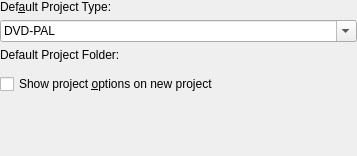
<ui version="4.0" >
 <class>KMFOptions</class>
 <widget class="QWidget" name="KMFOptions" >
  <property name="geometry" >
   <rect>
    <x>0</x>
    <y>0</y>
    <width>357</width>
    <height>156</height>
   </rect>
  </property>
  <property name="windowTitle" >
   <string>KMediaFactory Settings</string>
  </property>
  <layout class="QVBoxLayout" >
   <property name="spacing" >
    <number>-1</number>
   </property>
   <property name="leftMargin" >
    <number>0</number>
   </property>
   <property name="topMargin" >
    <number>0</number>
   </property>
   <property name="rightMargin" >
    <number>0</number>
   </property>
   <property name="bottomMargin" >
    <number>0</number>
   </property>
   <item>
    <widget class="QLabel" name="typeLabel" >
     <property name="text" >
      <string>Def&amp;ault Project Type:</string>
     </property>
     <property name="wordWrap" >
      <bool>false</bool>
     </property>
     <property name="buddy" >
      <cstring>kcfg_DefaultProjectType</cstring>
     </property>
    </widget>
   </item>
   <item>
    <widget class="QComboBox" name="kcfg_DefaultProjectType" >
     <property name="editable" >
      <bool>true</bool>
     </property>
     <item>
      <property name="text" >
       <string>DVD-PAL</string>
      </property>
     </item>
     <item>
      <property name="text" >
       <string>DVD-NTSC</string>
      </property>
     </item>
    </widget>
   </item>
   <item>
    <widget class="QLabel" name="directoryLabel" >
     <property name="text" >
      <string>Default Project Folder:</string>
     </property>
     <property name="wordWrap" >
      <bool>false</bool>
     </property>
     <property name="buddy" >
      <cstring>kcfg_DefaultProjectDirectory</cstring>
     </property>
    </widget>
   </item>
   <item>
    <widget class="KUrlRequester" name="kcfg_DefaultProjectDirectory" />
   </item>
   <item>
    <widget class="QCheckBox" name="kcfg_ShowProjectOptionsOnNew" >
     <property name="text" >
      <string>Show project &amp;options on new project</string>
     </property>
     <property name="shortcut" >
      <string>Alt+O</string>
     </property>
    </widget>
   </item>
   <item>
    <spacer>
     <property name="orientation" >
      <enum>Qt::Vertical</enum>
     </property>
     <property name="sizeType" >
      <enum>QSizePolicy::Expanding</enum>
     </property>
     <property name="sizeHint" >
      <size>
       <width>20</width>
       <height>40</height>
      </size>
     </property>
    </spacer>
   </item>
  </layout>
 </widget>
 <layoutdefault spacing="6" margin="11" />
 <layoutfunction spacing="KDialog::spacingHint" margin="KDialog::marginHint" />
 <pixmapfunction>BTN_ICON</pixmapfunction>
 <customwidgets>
  <customwidget>
   <class>KUrlRequester</class>
   <extends>QFrame</extends>
   <header>kurlrequester.h</header>
   <container>1</container>
  </customwidget>
 </customwidgets>
 <resources/>
 <connections/>
</ui>
